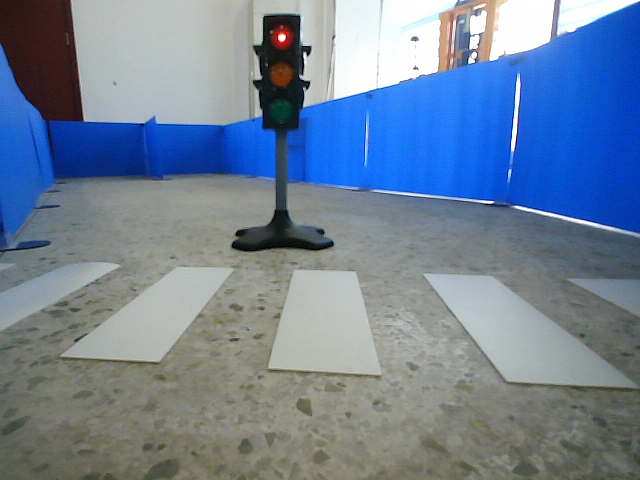
#> input picture image/2.png, 640 x 480 px, found by its file name
$ python zebra_debug.py
#> lines starting #> are read from the running program, lines starting #| are printed output that depends on the picture; after the words box and inside, x2 and y2 are one past the last pixel; in counts of white or black regions, pixels touching at a corner belong together
import cv2
import numpy as np

def on_trackbar_change(val):
    pass

def ensure_odd(val):
    return val if val % 2 == 1 else val + 1

def zebra_crossing_detection(image_path):
    # 读取图像
#> called with image_path = 'image\\2.png'
    image = cv2.imread(image_path)
#> image is the input picture: shape (480, 640, 3); mean B, G, R 152.4, 130.1, 112

    # 创建窗口和滑动条
    steps = ['1. Cropped Image', '2. Gray Image', '3. Median Blurred Image', '4. Gaussian Blurred Image',
             '5. Canny Edges', '6. Morphologically Closed Edges', '7. Mask with Contours',
             '8. ROI Image', '9. ROI Canny Edges', '10. Detected Lines']

    for step in steps:
        cv2.namedWindow(step)

    cv2.createTrackbar('Crop %', '1. Cropped Image', 30, 100, on_trackbar_change)
    cv2.createTrackbar('Median Blur', '3. Median Blurred Image', 15, 20, on_trackbar_change)
    cv2.createTrackbar('Gaussian Blur', '4. Gaussian Blurred Image', 0, 15, on_trackbar_change)
    cv2.createTrackbar('Canny Threshold 1', '5. Canny Edges', 50, 200, on_trackbar_change)
    cv2.createTrackbar('Canny Threshold 2', '5. Canny Edges', 134, 300, on_trackbar_change)
    cv2.createTrackbar('Morph Kernel', '6. Morphologically Closed Edges', 1, 20, on_trackbar_change)
    cv2.createTrackbar('Area Threshold', '6. Morphologically Closed Edges', 3000, 5000, on_trackbar_change)
    cv2.createTrackbar('Hough Threshold', '10. Detected Lines', 16, 200, on_trackbar_change)
    cv2.createTrackbar('Line Threshold', '10. Detected Lines', 10, 50, on_trackbar_change)

    while True:
        # 获取滑动条的值
        crop_percent = cv2.getTrackbarPos('Crop %', '1. Cropped Image') / 100.0
        median_blur_val = ensure_odd(cv2.getTrackbarPos('Median Blur', '3. Median Blurred Image'))
        gaussian_blur_val = ensure_odd(cv2.getTrackbarPos('Gaussian Blur', '4. Gaussian Blurred Image'))
        canny_threshold1 = cv2.getTrackbarPos('Canny Threshold 1', '5. Canny Edges')
        canny_threshold2 = cv2.getTrackbarPos('Canny Threshold 2', '5. Canny Edges')
        morph_kernel_size = cv2.getTrackbarPos('Morph Kernel', '6. Morphologically Closed Edges')
        area_threshold = cv2.getTrackbarPos('Area Threshold', '6. Morphologically Closed Edges')
        hough_threshold = cv2.getTrackbarPos('Hough Threshold', '10. Detected Lines')
        line_threshold = cv2.getTrackbarPos('Line Threshold', '10. Detected Lines')

        # 处理图像
        height = image.shape[0]
#> height = 480
        cropped_image = image[int(crop_percent * height):, :]
        cv2.imshow('1. Cropped Image', cropped_image)

        gray = cv2.cvtColor(cropped_image, cv2.COLOR_BGR2GRAY)
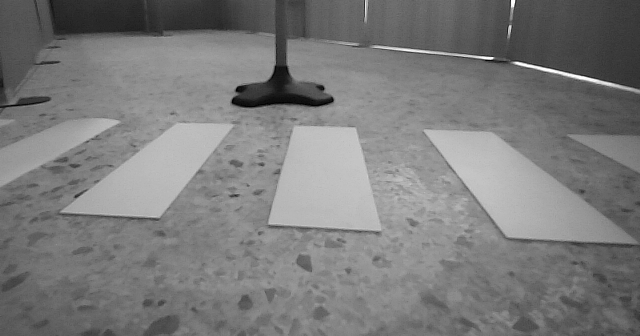
#> gray: shape (336, 640); min 0, max 254, mean 123.3
        cv2.imshow('2. Gray Image', gray)

        # 应用中值滤波
        if median_blur_val > 1:
            blurred = cv2.medianBlur(gray, median_blur_val)
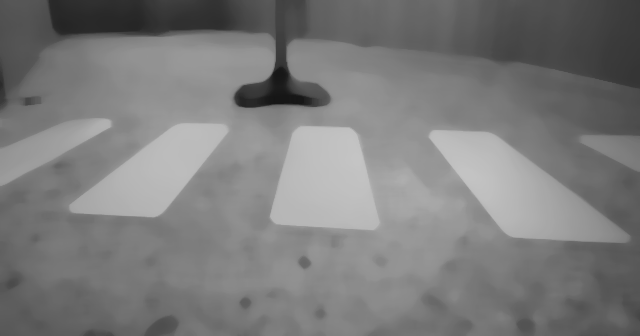
#> blurred: shape (336, 640); min 21, max 196, mean 123.6
        else:
            blurred = gray
        cv2.imshow('3. Median Blurred Image', blurred)

        # 应用高斯模糊
        if gaussian_blur_val > 1:
            gaussian_blurred = cv2.GaussianBlur(blurred, (gaussian_blur_val, gaussian_blur_val), 0)
        else:
            gaussian_blurred = blurred
        cv2.imshow('4. Gaussian Blurred Image', gaussian_blurred)

        edges = cv2.Canny(gaussian_blurred, canny_threshold1, canny_threshold2)
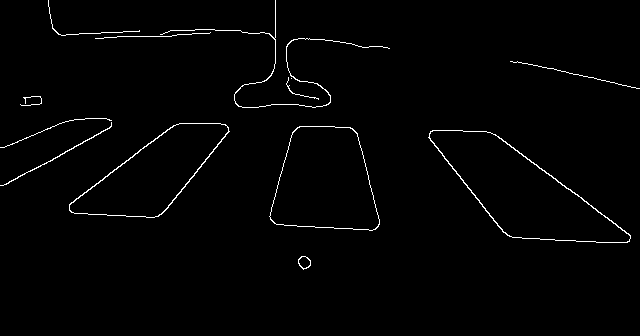
#> edges: shape (336, 640); 1.3% white in thin lines or dots, all inside (x1, y1, x2, y2) = (0, 0, 640, 270)
        cv2.imshow('5. Canny Edges', edges)

        kernel = np.ones((morph_kernel_size, morph_kernel_size), np.uint8)
        closed_edges = cv2.morphologyEx(edges, cv2.MORPH_CLOSE, kernel)
        cv2.imshow('6. Morphologically Closed Edges', closed_edges)

        contours, _ = cv2.findContours(closed_edges, cv2.RETR_EXTERNAL, cv2.CHAIN_APPROX_SIMPLE)
#> contours = 13 contours, 7 with area under 20; largest, box (x1, y1, x2, y2) and area: (428, 130, 631, 243) 10642, (269, 126, 380, 231) 8774, (69, 123, 230, 218) 7524, (298, 256, 311, 270) 117, (0, 122, 112, 186) 54, (160, 0, 390, 108) 52
        mask = np.zeros_like(closed_edges)
        for contour in contours:
            if cv2.contourArea(contour) > area_threshold:
                cv2.drawContours(mask, [contour], -1, (255), thickness=cv2.FILLED)
#> this loop made 13 passes
#> contour on pass 8: [[291, 78]]
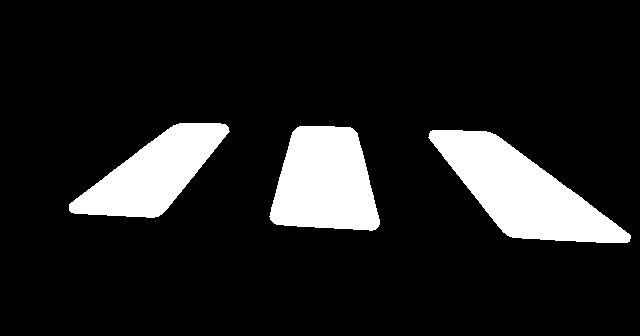
#> mask: shape (336, 640); 12.8% white; 3 white regions, box (x1, y1, x2, y2) and area: (428, 130, 631, 243) 10859, (269, 126, 380, 231) 8951, (69, 123, 230, 218) 7697
        cv2.imshow('7. Mask with Contours', mask)

        roi = cv2.bitwise_and(cropped_image, cropped_image, mask=mask)
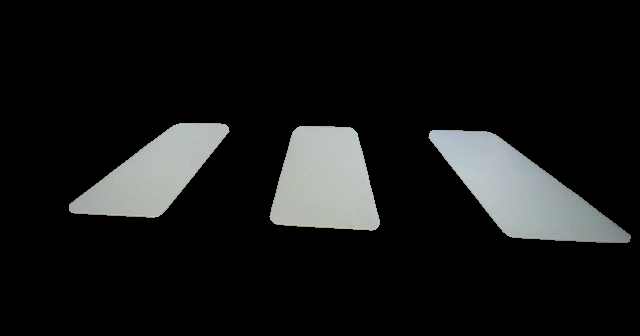
#> roi: shape (336, 640, 3); mean B, G, R 23, 23.3, 22.4
        cv2.imshow('8. ROI Image', roi)

        roi_gray = cv2.cvtColor(roi, cv2.COLOR_BGR2GRAY)
        roi_edges = cv2.Canny(roi_gray, canny_threshold1, canny_threshold2)
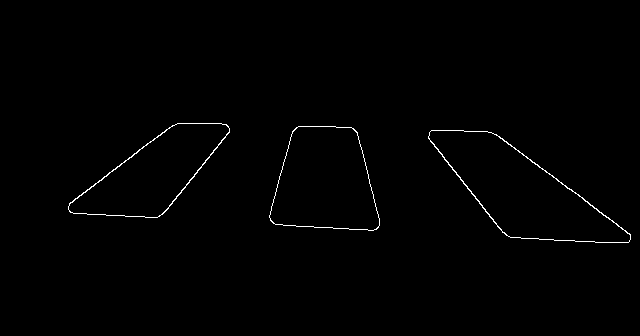
#> roi_edges: shape (336, 640); 0.67% white in thin lines or dots, all inside (x1, y1, x2, y2) = (68, 123, 631, 243)
        cv2.imshow('9. ROI Canny Edges', roi_edges)

        lines = cv2.HoughLinesP(roi_edges, 1, np.pi / 180, threshold=hough_threshold, minLineLength=50, maxLineGap=10)
#> lines = 14 rows, first 6: [275, 224, 374, 229], [499, 136, 630, 234], [75, 198, 172, 125], [428, 136, 503, 232], [69, 203, 173, 125], [269, 217, 292, 131]

        line_image = np.copy(cropped_image)
        if lines is not None:
            for line in lines:
                for x1, y1, x2, y2 in line:
                    cv2.line(line_image, (x1, y1), (x2, y2), (0, 255, 0), 2)
#> this loop made 14 passes
#> line on passes 1 to 12: [[275, 224, 374, 229]], [[499, 136, 630, 234]], [[75, 198, 172, 125]], [[428, 136, 503, 232]], [[69, 203, 173, 125]], [[269, 217, 292, 131]], [[539, 239, 594, 241]], [[162, 214, 229, 132]], [[355, 130, 379, 220]], [[496, 134, 569, 189]], [[73, 213, 124, 215]], [[164, 211, 229, 131]]
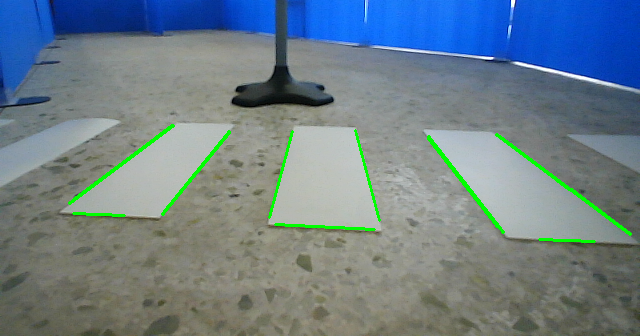
#> line_image: shape (336, 640, 3); mean B, G, R 136.6, 127.5, 109.8
        cv2.imshow('10. Detected Lines', line_image)

        detected = lines is not None and len(lines) > line_threshold
#> detected = True

        if cv2.waitKey(1) & 0xFF == 27:  # 按下 'Esc' 键退出
#> (key Esc is pressed here)
            break

    cv2.destroyAllWindows()
    return detected

# 调用函数进行测试
# image_path = 'image\\1.png'
image_path = 'image\\2.png'
detected = zebra_crossing_detection(image_path)
#> detected = True
print("Zebra Crossing Detected: ", detected)
#| Zebra Crossing Detected:  True

$ run again, with image/1.png copied over image/2.png
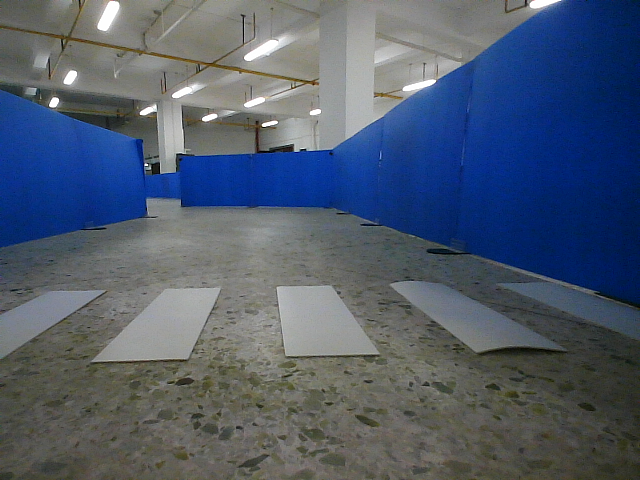
#> input picture image/1.png, 640 x 480 px, found by its file name
#> in zebra_crossing_detection, image is the input picture: shape (480, 640, 3); mean B, G, R 108.8, 91, 79.4
#> in zebra_crossing_detection, `edges = cv2.Canny(gaussian_blurred, canny_threshold1, canny_threshold2)`:
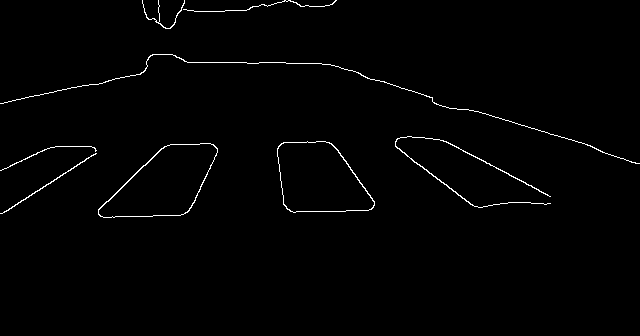
#> edges: shape (336, 640); 1.1% white in thin lines or dots, all inside (x1, y1, x2, y2) = (0, 0, 640, 218)
#> contours = 8 contours, 2 with area under 20; largest, box (x1, y1, x2, y2) and area: (98, 143, 218, 218) 5358, (277, 141, 375, 213) 5163, (395, 136, 551, 208) 111, (0, 153, 97, 214) 57, (0, 54, 640, 164) 40, (142, 0, 185, 29) 26
#> the loop in zebra_crossing_detection, `for contour in contours:` made 8 passes
#> roi_edges: shape (336, 640); 0.31% white in thin lines or dots, all inside (x1, y1, x2, y2) = (97, 141, 376, 218)
#> lines = [[98, 208, 160, 148], [191, 208, 217, 152], [333, 144, 375, 204]]
#> the loop in zebra_crossing_detection, `for line in lines:` made 3 passes
#> after the loop in zebra_crossing_detection, `for line in lines:`:
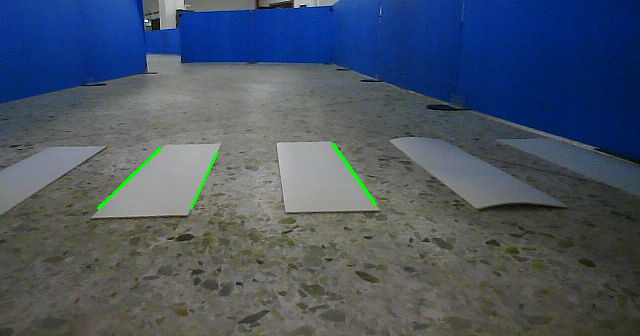
#> line_image: shape (336, 640, 3); mean B, G, R 100.8, 84.8, 72.8
#> in zebra_crossing_detection, `detected = lines is not None and len(lines) > line_threshold`: detected = False
#| Zebra Crossing Detected:  False

$ run again, with image/3.png copied over image/2.png
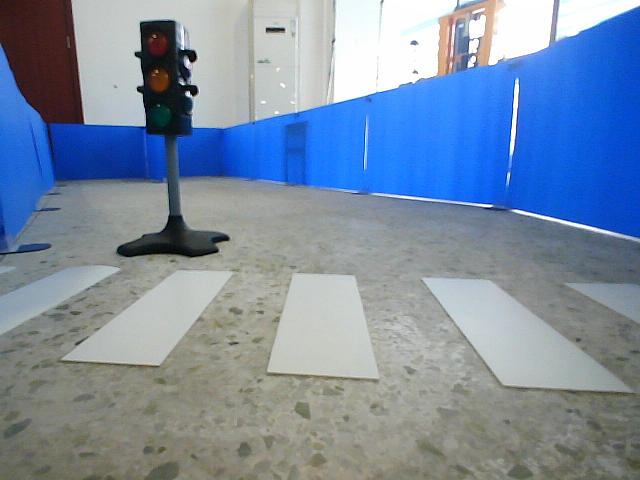
#> input picture image/3.png, 640 x 480 px, found by its file name
#> in zebra_crossing_detection, image is the input picture: shape (480, 640, 3); mean B, G, R 163.8, 140.8, 122.6
#> in zebra_crossing_detection, `edges = cv2.Canny(gaussian_blurred, canny_threshold1, canny_threshold2)`:
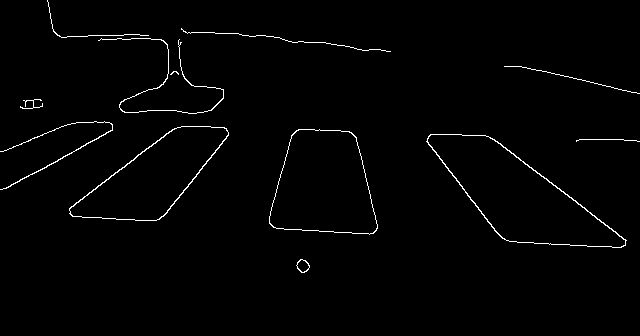
#> edges: shape (336, 640); 1.3% white in thin lines or dots, all inside (x1, y1, x2, y2) = (0, 0, 640, 273)
#> contours = 12 contours, 6 with area under 20; largest, box (x1, y1, x2, y2) and area: (426, 134, 627, 248) 10535, (269, 129, 378, 235) 8728, (69, 126, 229, 221) 7504, (296, 259, 310, 273) 119, (0, 121, 113, 190) 65, (98, 38, 224, 114) 47
#> the loop in zebra_crossing_detection, `for contour in contours:` made 12 passes
#> roi_edges: shape (336, 640); 0.67% white in thin lines or dots, all inside (x1, y1, x2, y2) = (69, 126, 627, 248)
#> lines = 13 rows, first 6: [426, 142, 501, 238], [507, 241, 622, 247], [493, 138, 616, 231], [71, 216, 151, 220], [69, 208, 156, 140], [165, 215, 228, 135]
#> the loop in zebra_crossing_detection, `for line in lines:` made 13 passes
#> after the loop in zebra_crossing_detection, `for line in lines:`:
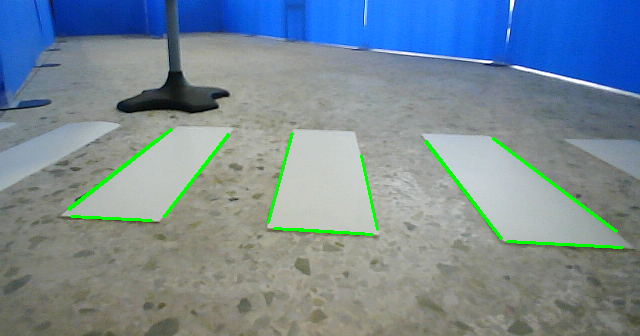
#> line_image: shape (336, 640, 3); mean B, G, R 149.5, 138.4, 119.8
#> in zebra_crossing_detection, `detected = lines is not None and len(lines) > line_threshold`: detected = True
#| Zebra Crossing Detected:  True
